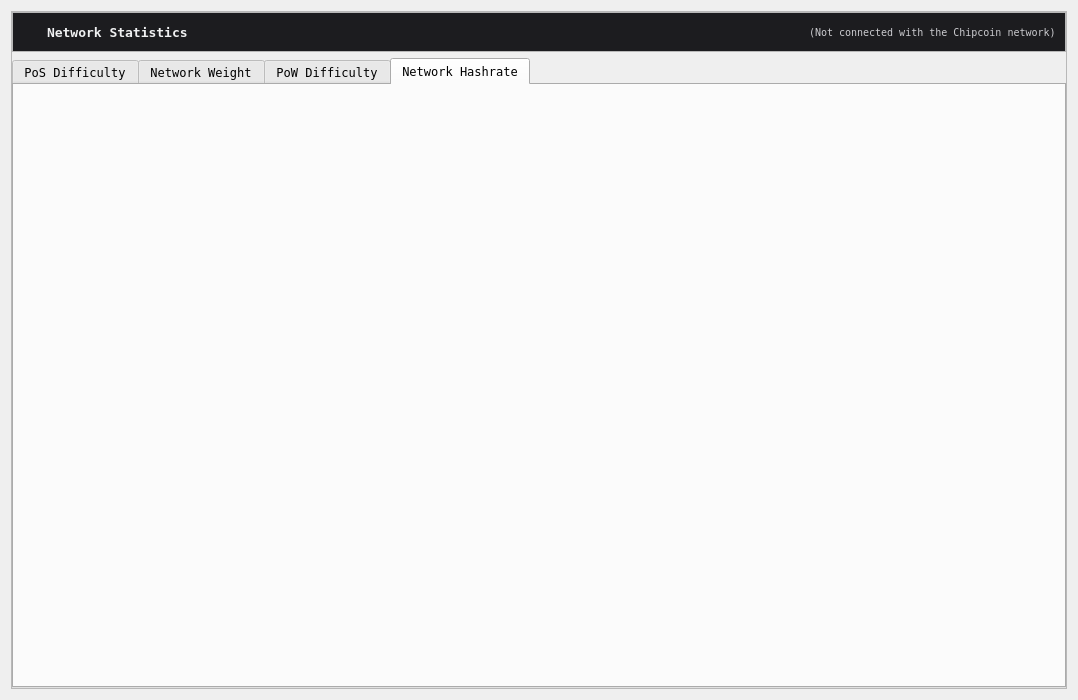
<?xml version="1.0" encoding="UTF-8"?>
<ui version="4.0">
 <class>StatisticsPage</class>
 <widget class="QWidget" name="StatisticsPage">
  <property name="geometry">
   <rect>
    <x>0</x>
    <y>0</y>
    <width>1078</width>
    <height>700</height>
   </rect>
  </property>
  <property name="sizePolicy">
   <sizepolicy hsizetype="Expanding" vsizetype="Expanding">
    <horstretch>0</horstretch>
    <verstretch>0</verstretch>
   </sizepolicy>
  </property>
  <property name="windowTitle">
   <string>Form</string>
  </property>
  <property name="styleSheet">
   <string notr="true">font-family:Inconsolata;</string>
  </property>
  <layout class="QGridLayout" name="gridLayout">
   <property name="sizeConstraint">
    <enum>QLayout::SetMaximumSize</enum>
   </property>
   <property name="topMargin">
    <number>11</number>
   </property>
   <item row="0" column="0">
    <widget class="QFrame" name="diffplotframe">
     <property name="sizePolicy">
      <sizepolicy hsizetype="Expanding" vsizetype="Expanding">
       <horstretch>0</horstretch>
       <verstretch>0</verstretch>
      </sizepolicy>
     </property>
     <property name="frameShape">
      <enum>QFrame::StyledPanel</enum>
     </property>
     <property name="frameShadow">
      <enum>QFrame::Raised</enum>
     </property>
     <layout class="QVBoxLayout" name="verticalLayout_5">
      <property name="spacing">
       <number>6</number>
      </property>
      <property name="leftMargin">
       <number>0</number>
      </property>
      <property name="topMargin">
       <number>0</number>
      </property>
      <property name="rightMargin">
       <number>0</number>
      </property>
      <property name="bottomMargin">
       <number>0</number>
      </property>
      <item>
       <widget class="QFrame" name="frameTop_2">
        <property name="maximumSize">
         <size>
          <width>16777215</width>
          <height>58</height>
         </size>
        </property>
        <property name="frameShape">
         <enum>QFrame::StyledPanel</enum>
        </property>
        <property name="frameShadow">
         <enum>QFrame::Raised</enum>
        </property>
        <layout class="QVBoxLayout" name="verticalLayout_4_1">
         <property name="spacing">
          <number>1</number>
         </property>
         <property name="leftMargin">
          <number>0</number>
         </property>
         <property name="topMargin">
          <number>0</number>
         </property>
         <property name="rightMargin">
          <number>0</number>
         </property>
         <property name="bottomMargin">
          <number>0</number>
         </property>
         <item>
          <widget class="QWidget" name="widget" native="true">
           <property name="minimumSize">
            <size>
             <width>0</width>
             <height>38</height>
            </size>
           </property>
           <property name="maximumSize">
            <size>
             <width>16777215</width>
             <height>38</height>
            </size>
           </property>
           <property name="styleSheet">
            <string notr="true">background-color: #1C1C1F;</string>
           </property>
           <layout class="QHBoxLayout" name="horizontalLayout_4_1">
            <property name="spacing">
             <number>6</number>
            </property>
            <property name="topMargin">
             <number>0</number>
            </property>
            <property name="bottomMargin">
             <number>0</number>
            </property>
            <item>
             <widget class="QLabel" name="label">
              <property name="minimumSize">
               <size>
                <width>16</width>
                <height>0</height>
               </size>
              </property>
              <property name="maximumSize">
               <size>
                <width>16</width>
                <height>16777215</height>
               </size>
              </property>
              <property name="text">
               <string>&lt;html&gt;&lt;head/&gt;&lt;body&gt;&lt;p&gt;&lt;img src=&quot;:/icons/chart&quot;/&gt;&lt;/p&gt;&lt;/body&gt;&lt;/html&gt;</string>
              </property>
             </widget>
            </item>
            <item>
             <widget class="QLabel" name="label_5_1">
              <property name="font">
               <font>
                <family>Inconsolata</family>
               </font>
              </property>
              <property name="styleSheet">
               <string notr="true">margin-top:2px;</string>
              </property>
              <property name="text">
               <string>&lt;html&gt;&lt;head/&gt;&lt;body&gt;&lt;p&gt;&lt;span style=&quot; font-size:13px; font-weight:600; color:#eff0f1;&quot;&gt; Network Statistics&lt;/span&gt;&lt;/p&gt;&lt;/body&gt;&lt;/html&gt;</string>
              </property>
             </widget>
            </item>
            <item>
             <spacer name="horizontalSpacer_2_1">
              <property name="orientation">
               <enum>Qt::Horizontal</enum>
              </property>
              <property name="sizeHint" stdset="0">
               <size>
                <width>40</width>
                <height>20</height>
               </size>
              </property>
             </spacer>
            </item>
            <item>
             <widget class="QLabel" name="labelNetworkStatusCharts">
              <property name="toolTip">
               <string>The displayed information may be out of date. Your wallet automatically synchronizes with the Chipcoin network after a connection is established, but this process has not completed yet.</string>
              </property>
              <property name="styleSheet">
               <string notr="true">QLabel { color: #CBCBCF;font-size:10px; }</string>
              </property>
              <property name="text">
               <string notr="true">(Not connected with the Chipcoin network)</string>
              </property>
              <property name="alignment">
               <set>Qt::AlignLeading|Qt::AlignLeft|Qt::AlignVCenter</set>
              </property>
             </widget>
            </item>
           </layout>
          </widget>
         </item>
        </layout>
       </widget>
      </item>
      <item>
       <widget class="QTabWidget" name="tabWidget">
        <property name="tabPosition">
         <enum>QTabWidget::North</enum>
        </property>
        <property name="tabShape">
         <enum>QTabWidget::Rounded</enum>
        </property>
        <property name="currentIndex">
         <number>3</number>
        </property>
        <property name="iconSize">
         <size>
          <width>16</width>
          <height>16</height>
         </size>
        </property>
        <property name="elideMode">
         <enum>Qt::ElideLeft</enum>
        </property>
        <property name="usesScrollButtons">
         <bool>true</bool>
        </property>
        <widget class="QWidget" name="tab_3">
         <property name="sizePolicy">
          <sizepolicy hsizetype="Expanding" vsizetype="Expanding">
           <horstretch>0</horstretch>
           <verstretch>0</verstretch>
          </sizepolicy>
         </property>
         <attribute name="icon">
          <iconset resource="../bitcoin.qrc">
           <normaloff>:/icons/posdiff</normaloff>
           <activeon>:/icons/posdiffselect</activeon>:/icons/posdiff</iconset>
         </attribute>
         <attribute name="title">
          <string>PoS Difficulty</string>
         </attribute>
         <layout class="QVBoxLayout" name="verticalLayout">
          <property name="spacing">
           <number>0</number>
          </property>
          <property name="leftMargin">
           <number>0</number>
          </property>
          <property name="topMargin">
           <number>0</number>
          </property>
          <property name="rightMargin">
           <number>0</number>
          </property>
          <property name="bottomMargin">
           <number>0</number>
          </property>
          <item>
           <widget class="QCustomPlot" name="diffplot_pos" native="true">
            <property name="sizePolicy">
             <sizepolicy hsizetype="Expanding" vsizetype="Expanding">
              <horstretch>0</horstretch>
              <verstretch>0</verstretch>
             </sizepolicy>
            </property>
            <property name="minimumSize">
             <size>
              <width>350</width>
              <height>130</height>
             </size>
            </property>
           </widget>
          </item>
         </layout>
        </widget>
        <widget class="QWidget" name="tab_4">
         <property name="sizePolicy">
          <sizepolicy hsizetype="Expanding" vsizetype="Expanding">
           <horstretch>0</horstretch>
           <verstretch>0</verstretch>
          </sizepolicy>
         </property>
         <attribute name="icon">
          <iconset resource="../bitcoin.qrc">
           <normaloff>:/icons/posweight</normaloff>
           <activeon>:/icons/posweightselect</activeon>:/icons/posweight</iconset>
         </attribute>
         <attribute name="title">
          <string>Network Weight</string>
         </attribute>
         <layout class="QVBoxLayout" name="verticalLayout_2">
          <property name="leftMargin">
           <number>0</number>
          </property>
          <property name="topMargin">
           <number>0</number>
          </property>
          <property name="rightMargin">
           <number>0</number>
          </property>
          <property name="bottomMargin">
           <number>0</number>
          </property>
          <item>
           <widget class="QCustomPlot" name="diffplot_weight" native="true">
            <property name="sizePolicy">
             <sizepolicy hsizetype="Expanding" vsizetype="Expanding">
              <horstretch>0</horstretch>
              <verstretch>0</verstretch>
             </sizepolicy>
            </property>
            <property name="minimumSize">
             <size>
              <width>350</width>
              <height>130</height>
             </size>
            </property>
           </widget>
          </item>
         </layout>
        </widget>
        <widget class="QWidget" name="tab_5">
         <property name="sizePolicy">
          <sizepolicy hsizetype="Expanding" vsizetype="Expanding">
           <horstretch>0</horstretch>
           <verstretch>0</verstretch>
          </sizepolicy>
         </property>
         <attribute name="icon">
          <iconset resource="../bitcoin.qrc">
           <normaloff>:/icons/powdiff</normaloff>
           <activeon>:/icons/powdiffselect</activeon>:/icons/powdiff</iconset>
         </attribute>
         <attribute name="title">
          <string>PoW Difficulty</string>
         </attribute>
         <layout class="QVBoxLayout" name="verticalLayout_3">
          <property name="leftMargin">
           <number>0</number>
          </property>
          <property name="topMargin">
           <number>0</number>
          </property>
          <property name="rightMargin">
           <number>0</number>
          </property>
          <property name="bottomMargin">
           <number>0</number>
          </property>
          <item>
           <widget class="QCustomPlot" name="diffplot_pow" native="true">
            <property name="sizePolicy">
             <sizepolicy hsizetype="Expanding" vsizetype="Expanding">
              <horstretch>0</horstretch>
              <verstretch>0</verstretch>
             </sizepolicy>
            </property>
            <property name="minimumSize">
             <size>
              <width>350</width>
              <height>130</height>
             </size>
            </property>
           </widget>
          </item>
         </layout>
        </widget>
        <widget class="QWidget" name="tab_6">
         <property name="sizePolicy">
          <sizepolicy hsizetype="Expanding" vsizetype="Expanding">
           <horstretch>0</horstretch>
           <verstretch>0</verstretch>
          </sizepolicy>
         </property>
         <attribute name="icon">
          <iconset resource="../bitcoin.qrc">
           <normaloff>:/icons/powhash</normaloff>
           <activeon>:/icons/powhashselect</activeon>:/icons/powhash</iconset>
         </attribute>
         <attribute name="title">
          <string>Network Hashrate</string>
         </attribute>
         <layout class="QVBoxLayout" name="verticalLayout_4">
          <property name="leftMargin">
           <number>0</number>
          </property>
          <property name="topMargin">
           <number>0</number>
          </property>
          <property name="rightMargin">
           <number>0</number>
          </property>
          <property name="bottomMargin">
           <number>0</number>
          </property>
          <item>
           <widget class="QCustomPlot" name="diffplot_hash" native="true">
            <property name="sizePolicy">
             <sizepolicy hsizetype="Expanding" vsizetype="Expanding">
              <horstretch>0</horstretch>
              <verstretch>0</verstretch>
             </sizepolicy>
            </property>
            <property name="minimumSize">
             <size>
              <width>350</width>
              <height>130</height>
             </size>
            </property>
           </widget>
          </item>
         </layout>
        </widget>
       </widget>
      </item>
     </layout>
    </widget>
   </item>
  </layout>
 </widget>
 <customwidgets>
  <customwidget>
   <class>QCustomPlot</class>
   <extends>QWidget</extends>
   <header>qt/qcustomplot.h</header>
   <container>1</container>
  </customwidget>
 </customwidgets>
 <resources>
  <include location="../bitcoin.qrc"/>
 </resources>
 <connections/>
</ui>
